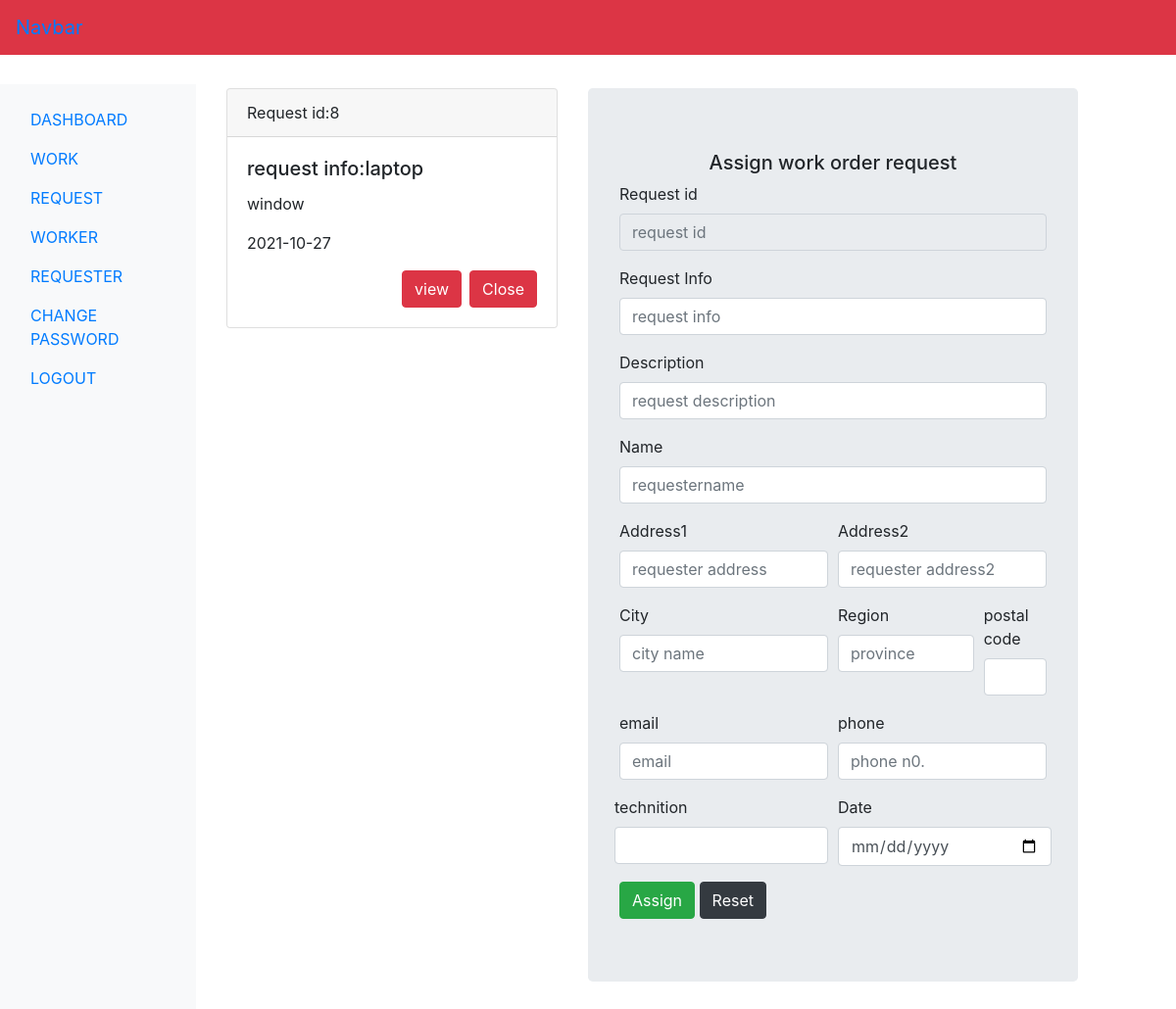
The page /admin/request.php on the database its author committed.
### tables this page shows
CREATE TABLE `submitrequest_tb` (
  `r_id` int(11) NOT NULL,
  `r_info` text NOT NULL,
  `r_description` text NOT NULL,
  `r_name` varchar(60) NOT NULL,
  `r_address1` text NOT NULL,
  `r_address2` text NOT NULL,
  `r_city` varchar(60) NOT NULL,
  `r_region` varchar(60) NOT NULL,
  `r_postalcode` int(11) NOT NULL,
  `r_email` varchar(60) NOT NULL,
  `r_phone` bigint(20) NOT NULL,
  `r_date` date NOT NULL
);

### admin/request.php (the view, shortened to what this page needs)
<?php
include('include/header.php');
include('../requester/dbconnection.php');
  ?>
  <div class="col-sm-4">
      <?php
      $sql="SELECT r_id,r_info,r_description,r_date FROM submitrequest_tb ";
      $result=$con->query($sql);
      if($result->num_rows > 0){
        while($row=$result->fetch_assoc()){
            echo '<div class="card  mt-1 mx-3">';
            echo'<div class="card-header">';
            echo'Request id:'.$row["r_id"];
            echo'</div>';
            echo'<div class="card-body">';
            echo'<h5 class="card-title">request info:'.$row['r_info'];
              echo'</h5>';
              echo' <p class="card-text">'.$row['r_description'];
              echo'</p>';
              echo' <p class="card-text">'.$row['r_date'];
              echo'</p>';
              echo'<div class="float-right">';
               echo'<form action="" method="POST">';
                echo'<input type="submit" name="view_btn" class="btn btn-danger mr-2 " value="view">';
                echo'<input type="submit" name="close_btn" class="btn btn-danger" value="Close">';
                echo '</form>';
             echo' </div>';
            echo'</div>';
         echo' </div>';
        }
      }
      ?>
  </div>
<div class=" jumbotron col-sm-5 mt-1">
<form action="" method="post">
  <h5 class="text-center ">Assign work order request</h5>
<div class="form-group">
    <label for="requestinfo">Request id</label>
    <input type="text" class="form-control" id="requestinfo"  placeholder="request id" name="rid"
      value="<?php
       if (isset($row['r_id'])) {
         echo $row['r_id'];
}
    ?>" readonly>
  </div>
<div class="form-group">
    <label for="requestinfo">Request Info</label>
    <input type="text" class="form-control" id="requestinfo"  placeholder="request info" name="rinfo" value="<?php
       if (isset($row['r_info'])) {
         echo $row['r_info'];
   }
    ?>">
  </div>
  <div class="form-group">
    <label for="rdescription">Description</label>
    <input type="text" class="form-control" id="rdescription"  placeholder="request description" name="rdesc" value="<?php
       if (isset($row['r_description'])) {
         echo $row['r_description'];
     }
    ?>">
  </div>
  <div class="form-group">
    <label for="requestername">Name</label>
    <input type="text" class="form-control" id="requestername"  placeholder="requestername" name="rname" value="<?php
       if (isset($row['r_name'])) {
         echo $row['r_name'];
}
    ?>">
  </div>
  <div class="form-row">
  <div class="form-group col-sm-6">
    <label for="requestadd1">Address1</label>
    <input type="text" class="form-control" id="requestadd1"  placeholder="requester address" name="raddress1" value="<?php
       if (isset($row['r_address1'])) {
         echo $row['r_address1'];
}
    ?>">
  </div>
  <div class="form-group col-sm-6">
    <label for="requestadd2">Address2</label>
    <input type="text" class="form-control" id="requestadd2"  placeholder="requester address2" name="raddress2" value="<?php
       if (isset($row['r_address2'])) {
         echo $row['r_address2'];
}
    ?>">
  </div>
  </div>
  <div class="form-row">
  <div class="form-group col-sm-6">
    <label for="requestcity">City</label>
    <input type="text" class="form-control" id="requestcity"  placeholder="city name" name="rcity" value="<?php
       if (isset($row['r_city'])) {
         echo $row['r_city'];
       }
    ?>">
 </div>
  <div class="form-group col-sm-4">
    <label for="requestregion">Region</label>
    <input type="text" class="form-control" id="requestregion"  placeholder="province" name="rregion" value="<?php
       if (isset($row['r_region'])) {
         echo $row['r_region'];}
    ?>"></div>
  <div class="form-group col-sm-2">
    <label for="postalcode">postal code</label>
    <input type="text" class="form-control" id="postalcode" onkeypress="isinputnum(event)"  name="pcode" value="<?php
       if (isset($row['r_postalcode'])) {
         echo $row['r_postalcode'];
  }
    ?>">
</div>
</div>
  <div class="form-row">
  <div class="form-group col-sm-6">
    <label for="requestemail">email</label>
    <input type="email" class="form-control" id="requestemail"  placeholder="email" name="remail" value="<?php
       if (isset($row['r_email'])) {
         echo $row['r_email'];
   }
    ?>">
  </div>
  <div class="form-group col-sm-6">
    <label for="requestphone">phone</label>
    <input type="text" class="form-control" id="requestphone"  placeholder="phone n0." name="rphone" value="<?php
       if (isset($row['r_phone'])) {
         echo $row['r_phone'];
}
    ?>">
  </div>
  <div class="form-row">
  <div class="form-group col-sm-6">
    <label for="techname">technition</label>
    <input type="text" class="form-control" id="techname"   name="techname">
  </div>
  <div class="form-group col-sm-6">
    <label for="requestdate">Date</label>
    <input type="date" class="form-control" id="requestdate"   name="rdate" value="<?php
       if (isset($row['r_date'])) {
         echo $row['r_date'];
        }
    ?>">
  </div>
</div>
   </div>
  <button type="submit" class="btn btn-success" name="assign_btn">Assign</button>
  <button type="reset" class="btn btn-dark" name="reset_btn">Reset</button>
</form>
<?php include('include/footer.php');?>

### rows shown on the page
submitrequest_tb: r_id "8", r_info "laptop", r_description "window", r_date "2021-10-27"
